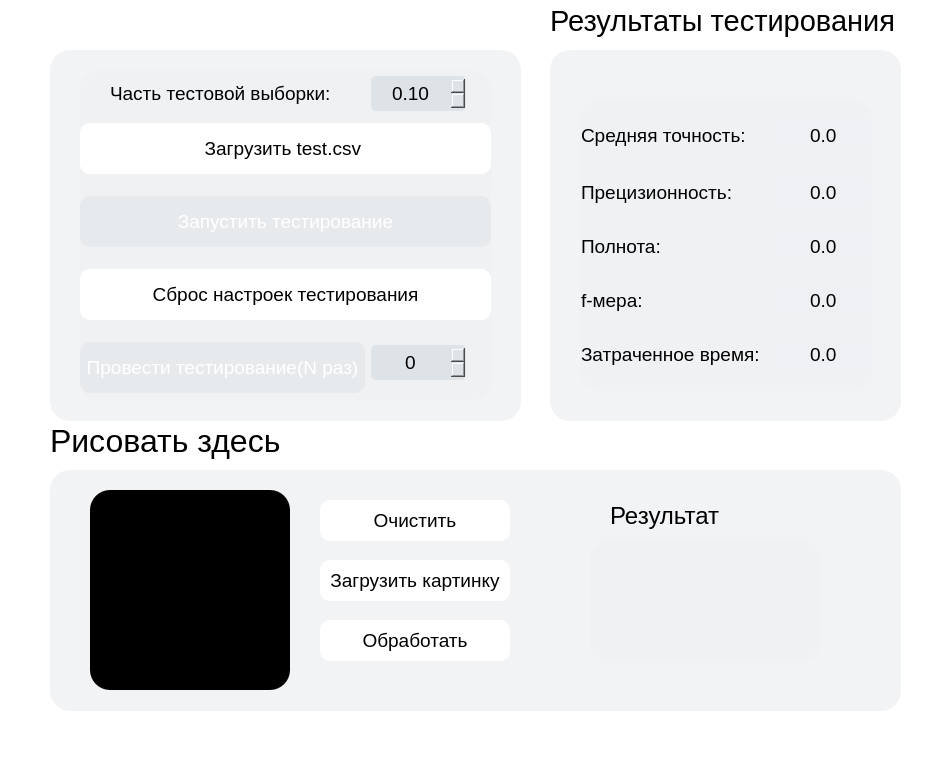
<?xml version="1.0" encoding="UTF-8"?>
<ui version="4.0">
 <class>TestingView</class>
 <widget class="QWidget" name="TestingView">
  <property name="enabled">
   <bool>true</bool>
  </property>
  <property name="geometry">
   <rect>
    <x>0</x>
    <y>0</y>
    <width>932</width>
    <height>771</height>
   </rect>
  </property>
  <property name="windowTitle">
   <string>View</string>
  </property>
  <property name="styleSheet">
   <string notr="true">background-color: white;</string>
  </property>
  <widget class="QWidget" name="centralwidget" native="true">
   <property name="geometry">
    <rect>
     <x>0</x>
     <y>-10</y>
     <width>951</width>
     <height>831</height>
    </rect>
   </property>
   <widget class="QLabel" name="testTitle">
    <property name="geometry">
     <rect>
      <x>550</x>
      <y>10</y>
      <width>351</width>
      <height>41</height>
     </rect>
    </property>
    <property name="minimumSize">
     <size>
      <width>31</width>
      <height>31</height>
     </size>
    </property>
    <property name="maximumSize">
     <size>
      <width>16777215</width>
      <height>50</height>
     </size>
    </property>
    <property name="font">
     <font>
      <pointsize>22</pointsize>
     </font>
    </property>
    <property name="styleSheet">
     <string notr="true">background-color: transparent;</string>
    </property>
    <property name="text">
     <string>Результаты тестирования</string>
    </property>
   </widget>
   <widget class="QWidget" name="widget_3" native="true">
    <property name="geometry">
     <rect>
      <x>50</x>
      <y>60</y>
      <width>471</width>
      <height>371</height>
     </rect>
    </property>
    <property name="styleSheet">
     <string notr="true">border-radius: 20px;
color: black;
background-color: rgba(239, 240, 242, 0.8);</string>
    </property>
    <widget class="QWidget" name="verticalLayoutWidget">
     <property name="geometry">
      <rect>
       <x>30</x>
       <y>20</y>
       <width>411</width>
       <height>331</height>
      </rect>
     </property>
     <layout class="QVBoxLayout" name="verticalLayout_3">
      <item>
       <layout class="QHBoxLayout" name="horizontalLayout">
        <item>
         <widget class="QLabel" name="label_8">
          <property name="minimumSize">
           <size>
            <width>0</width>
            <height>35</height>
           </size>
          </property>
          <property name="maximumSize">
           <size>
            <width>16777215</width>
            <height>35</height>
           </size>
          </property>
          <property name="font">
           <font>
            <pointsize>14</pointsize>
           </font>
          </property>
          <property name="styleSheet">
           <string notr="true">background-color: transparent;
padding-left: 25px;</string>
          </property>
          <property name="text">
           <string>Часть тестовой выборки:</string>
          </property>
         </widget>
        </item>
        <item>
         <widget class="QDoubleSpinBox" name="partTest">
          <property name="minimumSize">
           <size>
            <width>120</width>
            <height>35</height>
           </size>
          </property>
          <property name="maximumSize">
           <size>
            <width>120</width>
            <height>35</height>
           </size>
          </property>
          <property name="font">
           <font>
            <pointsize>14</pointsize>
           </font>
          </property>
          <property name="toolTipDuration">
           <number>-1</number>
          </property>
          <property name="styleSheet">
           <string notr="true">background-color: rgb(222, 227, 231);
border-radius: 5px;
margin-right: 25px;</string>
          </property>
          <property name="alignment">
           <set>Qt::AlignCenter</set>
          </property>
          <property name="minimum">
           <double>0.100000000000000</double>
          </property>
          <property name="maximum">
           <double>1.000000000000000</double>
          </property>
          <property name="singleStep">
           <double>0.100000000000000</double>
          </property>
         </widget>
        </item>
       </layout>
      </item>
      <item>
       <widget class="QPushButton" name="downloadTest">
        <property name="minimumSize">
         <size>
          <width>190</width>
          <height>51</height>
         </size>
        </property>
        <property name="maximumSize">
         <size>
          <width>411</width>
          <height>51</height>
         </size>
        </property>
        <property name="font">
         <font>
          <pointsize>14</pointsize>
          <bold>false</bold>
         </font>
        </property>
        <property name="cursor">
         <cursorShape>PointingHandCursor</cursorShape>
        </property>
        <property name="focusPolicy">
         <enum>Qt::NoFocus</enum>
        </property>
        <property name="acceptDrops">
         <bool>false</bool>
        </property>
        <property name="styleSheet">
         <string notr="true">QPushButton {
border-radius: 10px;
background-color: white;
color: black;
}

QPushButton:hover {
background-color: black;
color: white;
}</string>
        </property>
        <property name="text">
         <string>Загрузить test.сsv </string>
        </property>
       </widget>
      </item>
      <item>
       <widget class="QPushButton" name="startTest">
        <property name="enabled">
         <bool>false</bool>
        </property>
        <property name="minimumSize">
         <size>
          <width>171</width>
          <height>61</height>
         </size>
        </property>
        <property name="maximumSize">
         <size>
          <width>411</width>
          <height>61</height>
         </size>
        </property>
        <property name="font">
         <font>
          <pointsize>14</pointsize>
          <bold>false</bold>
         </font>
        </property>
        <property name="cursor">
         <cursorShape>PointingHandCursor</cursorShape>
        </property>
        <property name="focusPolicy">
         <enum>Qt::NoFocus</enum>
        </property>
        <property name="acceptDrops">
         <bool>false</bool>
        </property>
        <property name="styleSheet">
         <string notr="true">border-radius: 10px;
background-color: rgba(222, 227, 231, 0.5);
color: white;
margin: 10px 0 0 0;</string>
        </property>
        <property name="text">
         <string>Запустить тестирование</string>
        </property>
       </widget>
      </item>
      <item>
       <widget class="QPushButton" name="reset">
        <property name="enabled">
         <bool>true</bool>
        </property>
        <property name="minimumSize">
         <size>
          <width>100</width>
          <height>61</height>
         </size>
        </property>
        <property name="maximumSize">
         <size>
          <width>411</width>
          <height>61</height>
         </size>
        </property>
        <property name="font">
         <font>
          <pointsize>14</pointsize>
          <bold>false</bold>
         </font>
        </property>
        <property name="cursor">
         <cursorShape>PointingHandCursor</cursorShape>
        </property>
        <property name="focusPolicy">
         <enum>Qt::NoFocus</enum>
        </property>
        <property name="acceptDrops">
         <bool>false</bool>
        </property>
        <property name="styleSheet">
         <string notr="true">QPushButton {
margin: 10px 0 0 0;
border-radius: 10px;
background-color: white;
color: black;
}

QPushButton:hover {
margin: 10px 0 0 0;
background-color: black;
color: white;
}</string>
        </property>
        <property name="text">
         <string>Сброс настроек тестирования</string>
        </property>
       </widget>
      </item>
      <item>
       <layout class="QHBoxLayout" name="horizontalLayout_2">
        <item>
         <widget class="QPushButton" name="experiment">
          <property name="enabled">
           <bool>false</bool>
          </property>
          <property name="minimumSize">
           <size>
            <width>100</width>
            <height>61</height>
           </size>
          </property>
          <property name="maximumSize">
           <size>
            <width>411</width>
            <height>61</height>
           </size>
          </property>
          <property name="font">
           <font>
            <pointsize>14</pointsize>
            <bold>false</bold>
           </font>
          </property>
          <property name="cursor">
           <cursorShape>PointingHandCursor</cursorShape>
          </property>
          <property name="focusPolicy">
           <enum>Qt::NoFocus</enum>
          </property>
          <property name="acceptDrops">
           <bool>false</bool>
          </property>
          <property name="styleSheet">
           <string notr="true">border-radius: 10px;
background-color: rgba(222, 227, 231, 0.5);
color: white;
margin: 10px 0 0 0;</string>
          </property>
          <property name="text">
           <string>Провести тестирование(N раз)</string>
          </property>
         </widget>
        </item>
        <item>
         <widget class="QDoubleSpinBox" name="numberExperiments">
          <property name="minimumSize">
           <size>
            <width>120</width>
            <height>35</height>
           </size>
          </property>
          <property name="maximumSize">
           <size>
            <width>120</width>
            <height>35</height>
           </size>
          </property>
          <property name="font">
           <font>
            <pointsize>14</pointsize>
           </font>
          </property>
          <property name="toolTipDuration">
           <number>-1</number>
          </property>
          <property name="styleSheet">
           <string notr="true">background-color: rgb(222, 227, 231);
border-radius: 5px;
margin-right: 25px;</string>
          </property>
          <property name="alignment">
           <set>Qt::AlignCenter</set>
          </property>
          <property name="decimals">
           <number>0</number>
          </property>
          <property name="minimum">
           <double>-2.000000000000000</double>
          </property>
          <property name="maximum">
           <double>3000.000000000000000</double>
          </property>
          <property name="singleStep">
           <double>1.000000000000000</double>
          </property>
         </widget>
        </item>
       </layout>
      </item>
     </layout>
    </widget>
   </widget>
   <widget class="QLabel" name="paintTitle">
    <property name="geometry">
     <rect>
      <x>50</x>
      <y>430</y>
      <width>231</width>
      <height>41</height>
     </rect>
    </property>
    <property name="minimumSize">
     <size>
      <width>31</width>
      <height>31</height>
     </size>
    </property>
    <property name="maximumSize">
     <size>
      <width>16777215</width>
      <height>50</height>
     </size>
    </property>
    <property name="font">
     <font>
      <pointsize>24</pointsize>
     </font>
    </property>
    <property name="styleSheet">
     <string notr="true">background-color: transparent;</string>
    </property>
    <property name="text">
     <string>Рисовать здесь</string>
    </property>
   </widget>
   <widget class="QWidget" name="widget_4" native="true">
    <property name="geometry">
     <rect>
      <x>50</x>
      <y>480</y>
      <width>851</width>
      <height>241</height>
     </rect>
    </property>
    <property name="styleSheet">
     <string notr="true">border-radius: 20px;
color: black;
background-color: rgba(239, 240, 242, 0.8);
/*background-color: rgba(221, 222, 222, 0.2);*/</string>
    </property>
    <widget class="QLabel" name="resTitle">
     <property name="geometry">
      <rect>
       <x>560</x>
       <y>30</y>
       <width>111</width>
       <height>31</height>
      </rect>
     </property>
     <property name="maximumSize">
      <size>
       <width>16777215</width>
       <height>31</height>
      </size>
     </property>
     <property name="font">
      <font>
       <pointsize>18</pointsize>
      </font>
     </property>
     <property name="styleSheet">
      <string notr="true">background-color: transparent;</string>
     </property>
     <property name="text">
      <string>Результат:</string>
     </property>
    </widget>
    <widget class="QGraphicsView" name="paint">
     <property name="geometry">
      <rect>
       <x>40</x>
       <y>20</y>
       <width>200</width>
       <height>200</height>
      </rect>
     </property>
     <property name="minimumSize">
      <size>
       <width>200</width>
       <height>200</height>
      </size>
     </property>
     <property name="maximumSize">
      <size>
       <width>250</width>
       <height>250</height>
      </size>
     </property>
     <property name="cursor" stdset="0">
      <cursorShape>CrossCursor</cursorShape>
     </property>
     <property name="styleSheet">
      <string notr="true">background-color: black;
border-radius: 20px;</string>
     </property>
    </widget>
    <widget class="QPushButton" name="cleanPaint">
     <property name="geometry">
      <rect>
       <x>270</x>
       <y>20</y>
       <width>190</width>
       <height>61</height>
      </rect>
     </property>
     <property name="minimumSize">
      <size>
       <width>190</width>
       <height>61</height>
      </size>
     </property>
     <property name="maximumSize">
      <size>
       <width>190</width>
       <height>61</height>
      </size>
     </property>
     <property name="font">
      <font>
       <pointsize>14</pointsize>
       <bold>false</bold>
      </font>
     </property>
     <property name="cursor">
      <cursorShape>PointingHandCursor</cursorShape>
     </property>
     <property name="focusPolicy">
      <enum>Qt::NoFocus</enum>
     </property>
     <property name="acceptDrops">
      <bool>false</bool>
     </property>
     <property name="styleSheet">
      <string notr="true">QPushButton {
border-radius: 10px;
background-color: white;
/*background-color: rgb(245, 49, 49);
color: white;*/
color: black;
margin: 10px 0;
}

QPushButton:hover {
background-color: black;
color: white;
}</string>
     </property>
     <property name="text">
      <string>Очистить</string>
     </property>
    </widget>
    <widget class="QPushButton" name="downloadImg">
     <property name="geometry">
      <rect>
       <x>270</x>
       <y>80</y>
       <width>190</width>
       <height>61</height>
      </rect>
     </property>
     <property name="minimumSize">
      <size>
       <width>190</width>
       <height>61</height>
      </size>
     </property>
     <property name="maximumSize">
      <size>
       <width>190</width>
       <height>61</height>
      </size>
     </property>
     <property name="font">
      <font>
       <pointsize>14</pointsize>
       <bold>false</bold>
      </font>
     </property>
     <property name="cursor">
      <cursorShape>PointingHandCursor</cursorShape>
     </property>
     <property name="focusPolicy">
      <enum>Qt::NoFocus</enum>
     </property>
     <property name="acceptDrops">
      <bool>false</bool>
     </property>
     <property name="styleSheet">
      <string notr="true">QPushButton {
border-radius: 10px;
background-color: white;
/*background-color: rgb(245, 49, 49);
color: white;*/
color: black;
margin: 10px 0;
}

QPushButton:hover {
background-color: black;
color: white;
}</string>
     </property>
     <property name="text">
      <string>Загрузить картинку</string>
     </property>
    </widget>
    <widget class="QPushButton" name="startTestIMG">
     <property name="enabled">
      <bool>true</bool>
     </property>
     <property name="geometry">
      <rect>
       <x>270</x>
       <y>140</y>
       <width>190</width>
       <height>61</height>
      </rect>
     </property>
     <property name="minimumSize">
      <size>
       <width>190</width>
       <height>61</height>
      </size>
     </property>
     <property name="maximumSize">
      <size>
       <width>190</width>
       <height>61</height>
      </size>
     </property>
     <property name="font">
      <font>
       <pointsize>14</pointsize>
       <bold>false</bold>
      </font>
     </property>
     <property name="cursor">
      <cursorShape>PointingHandCursor</cursorShape>
     </property>
     <property name="focusPolicy">
      <enum>Qt::NoFocus</enum>
     </property>
     <property name="acceptDrops">
      <bool>false</bool>
     </property>
     <property name="styleSheet">
      <string notr="true">QPushButton {
border-radius: 10px;
background-color: white;
/*background-color: rgb(245, 49, 49);
color: white;*/
color: black;
margin: 10px 0;
}

QPushButton:hover {
background-color: black;
color: white;
}</string>
     </property>
     <property name="text">
      <string>Обработать</string>
     </property>
    </widget>
    <widget class="QLabel" name="result">
     <property name="geometry">
      <rect>
       <x>540</x>
       <y>70</y>
       <width>231</width>
       <height>121</height>
      </rect>
     </property>
     <property name="font">
      <font>
       <pointsize>36</pointsize>
      </font>
     </property>
     <property name="styleSheet">
      <string notr="true"/>
     </property>
     <property name="text">
      <string/>
     </property>
     <property name="alignment">
      <set>Qt::AlignCenter</set>
     </property>
    </widget>
   </widget>
   <widget class="QWidget" name="widget" native="true">
    <property name="geometry">
     <rect>
      <x>550</x>
      <y>60</y>
      <width>351</width>
      <height>371</height>
     </rect>
    </property>
    <property name="styleSheet">
     <string notr="true">border-radius: 20px;
color: black;
background-color: rgba(239, 240, 242, 0.8);
padding: 20px;</string>
    </property>
    <widget class="QWidget" name="gridLayoutWidget_5">
     <property name="geometry">
      <rect>
       <x>30</x>
       <y>50</y>
       <width>293</width>
       <height>291</height>
      </rect>
     </property>
     <layout class="QGridLayout" name="gridLayout_7">
      <property name="verticalSpacing">
       <number>6</number>
      </property>
      <item row="3" column="0">
       <widget class="QLabel" name="fMeasure">
        <property name="minimumSize">
         <size>
          <width>31</width>
          <height>31</height>
         </size>
        </property>
        <property name="maximumSize">
         <size>
          <width>16777215</width>
          <height>50</height>
         </size>
        </property>
        <property name="font">
         <font>
          <pointsize>14</pointsize>
         </font>
        </property>
        <property name="styleSheet">
         <string notr="true">background-color: transparent;
padding: 0;</string>
        </property>
        <property name="text">
         <string>f-мера:</string>
        </property>
       </widget>
      </item>
      <item row="2" column="0">
       <widget class="QLabel" name="recall">
        <property name="minimumSize">
         <size>
          <width>31</width>
          <height>31</height>
         </size>
        </property>
        <property name="maximumSize">
         <size>
          <width>16777215</width>
          <height>50</height>
         </size>
        </property>
        <property name="font">
         <font>
          <pointsize>14</pointsize>
         </font>
        </property>
        <property name="styleSheet">
         <string notr="true">padding: 0;
background-color: transparent;</string>
        </property>
        <property name="text">
         <string>Полнота:</string>
        </property>
       </widget>
      </item>
      <item row="1" column="0">
       <widget class="QLabel" name="precision">
        <property name="minimumSize">
         <size>
          <width>31</width>
          <height>31</height>
         </size>
        </property>
        <property name="maximumSize">
         <size>
          <width>16777215</width>
          <height>50</height>
         </size>
        </property>
        <property name="font">
         <font>
          <pointsize>14</pointsize>
         </font>
        </property>
        <property name="styleSheet">
         <string notr="true">padding: 0;
background-color: transparent;</string>
        </property>
        <property name="text">
         <string>Прецизионность:</string>
        </property>
       </widget>
      </item>
      <item row="4" column="0">
       <widget class="QLabel" name="time">
        <property name="minimumSize">
         <size>
          <width>27</width>
          <height>31</height>
         </size>
        </property>
        <property name="maximumSize">
         <size>
          <width>16777215</width>
          <height>50</height>
         </size>
        </property>
        <property name="font">
         <font>
          <pointsize>14</pointsize>
         </font>
        </property>
        <property name="styleSheet">
         <string notr="true">padding: 0;
background-color: transparent;</string>
        </property>
        <property name="text">
         <string>Затраченное время:</string>
        </property>
       </widget>
      </item>
      <item row="0" column="0">
       <widget class="QLabel" name="accuracy">
        <property name="minimumSize">
         <size>
          <width>188</width>
          <height>37</height>
         </size>
        </property>
        <property name="maximumSize">
         <size>
          <width>188</width>
          <height>37</height>
         </size>
        </property>
        <property name="font">
         <font>
          <pointsize>14</pointsize>
         </font>
        </property>
        <property name="styleSheet">
         <string notr="true">background-color: transparent;
padding: 0;</string>
        </property>
        <property name="text">
         <string>Средняя точность:</string>
        </property>
       </widget>
      </item>
      <item row="0" column="1">
       <widget class="QLineEdit" name="valueAccuracy">
        <property name="minimumSize">
         <size>
          <width>95</width>
          <height>30</height>
         </size>
        </property>
        <property name="maximumSize">
         <size>
          <width>95</width>
          <height>30</height>
         </size>
        </property>
        <property name="font">
         <font>
          <pointsize>14</pointsize>
         </font>
        </property>
        <property name="styleSheet">
         <string notr="true">padding: 0;
border: none;</string>
        </property>
        <property name="text">
         <string>0.0</string>
        </property>
        <property name="alignment">
         <set>Qt::AlignCenter</set>
        </property>
        <property name="readOnly">
         <bool>true</bool>
        </property>
       </widget>
      </item>
      <item row="1" column="1">
       <widget class="QLineEdit" name="valuePrecision">
        <property name="minimumSize">
         <size>
          <width>95</width>
          <height>30</height>
         </size>
        </property>
        <property name="maximumSize">
         <size>
          <width>95</width>
          <height>30</height>
         </size>
        </property>
        <property name="font">
         <font>
          <pointsize>14</pointsize>
         </font>
        </property>
        <property name="styleSheet">
         <string notr="true">padding: 0;
border: none;</string>
        </property>
        <property name="text">
         <string>0.0</string>
        </property>
        <property name="alignment">
         <set>Qt::AlignCenter</set>
        </property>
        <property name="readOnly">
         <bool>true</bool>
        </property>
       </widget>
      </item>
      <item row="2" column="1">
       <widget class="QLineEdit" name="valueRecall">
        <property name="minimumSize">
         <size>
          <width>95</width>
          <height>30</height>
         </size>
        </property>
        <property name="maximumSize">
         <size>
          <width>95</width>
          <height>30</height>
         </size>
        </property>
        <property name="font">
         <font>
          <pointsize>14</pointsize>
         </font>
        </property>
        <property name="styleSheet">
         <string notr="true">padding: 0;
border: none;</string>
        </property>
        <property name="text">
         <string>0.0</string>
        </property>
        <property name="alignment">
         <set>Qt::AlignCenter</set>
        </property>
        <property name="readOnly">
         <bool>true</bool>
        </property>
       </widget>
      </item>
      <item row="3" column="1">
       <widget class="QLineEdit" name="valueFMeasure">
        <property name="minimumSize">
         <size>
          <width>95</width>
          <height>30</height>
         </size>
        </property>
        <property name="maximumSize">
         <size>
          <width>95</width>
          <height>30</height>
         </size>
        </property>
        <property name="font">
         <font>
          <pointsize>14</pointsize>
         </font>
        </property>
        <property name="styleSheet">
         <string notr="true">padding: 0;
border: none;</string>
        </property>
        <property name="text">
         <string>0.0</string>
        </property>
        <property name="alignment">
         <set>Qt::AlignCenter</set>
        </property>
        <property name="readOnly">
         <bool>true</bool>
        </property>
       </widget>
      </item>
      <item row="4" column="1">
       <widget class="QLineEdit" name="valueTime">
        <property name="minimumSize">
         <size>
          <width>95</width>
          <height>30</height>
         </size>
        </property>
        <property name="maximumSize">
         <size>
          <width>95</width>
          <height>30</height>
         </size>
        </property>
        <property name="font">
         <font>
          <pointsize>14</pointsize>
         </font>
        </property>
        <property name="styleSheet">
         <string notr="true">padding: 0;
border: none;</string>
        </property>
        <property name="text">
         <string>0.0</string>
        </property>
        <property name="alignment">
         <set>Qt::AlignCenter</set>
        </property>
        <property name="readOnly">
         <bool>true</bool>
        </property>
       </widget>
      </item>
     </layout>
    </widget>
   </widget>
  </widget>
 </widget>
 <resources/>
 <connections/>
</ui>
